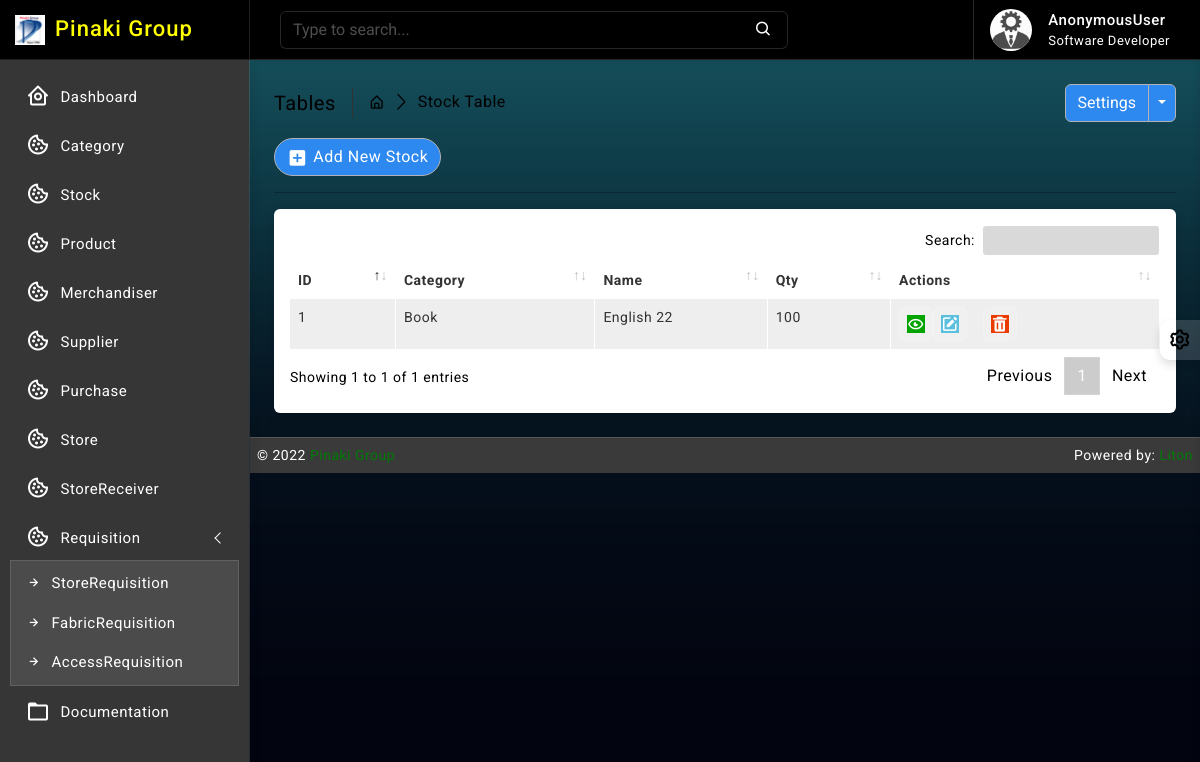
Page /stock/ on the earlier database version.
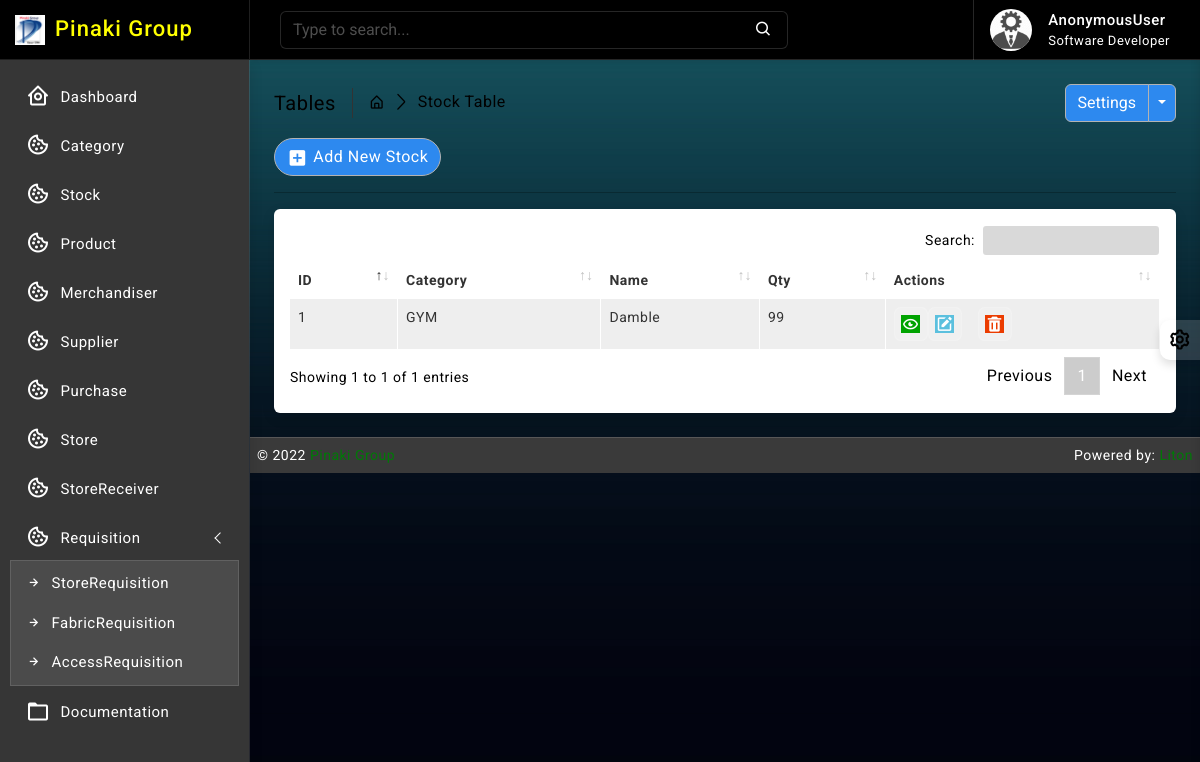
Same page on the later database version.
### stock/models.py (models this page shows, shortened)
class Stock(models.Model):
    id = models.AutoField(primary_key=True)
    category = models.ForeignKey(Category, on_delete=models.CASCADE, blank=False)
    name = models.CharField(max_length=30, unique=True)
    quantity = models.IntegerField(default=1)
    is_deleted = models.BooleanField(default=False)

### category/models.py (models this page shows)
class Category(models.Model):
    name = models.CharField(max_length=64, null=True, unique=True, blank=True)
    created_at = models.DateTimeField(auto_now_add=True, auto_now=False)
    updated_at = models.DateTimeField(auto_now_add=False, auto_now=True)
    def __str__(self):
        return self.name

### stock/views.py (the view)
# urls.py: path('', views.StockListView.as_view(), name='stock_read'),
class StockListView(ListView):
    model = Stock
    template_name = 'stock/read.html'
    context_object_name = 'stocks'
    paginate_by = 10

### templates/stock/read.html (shortened to what this page needs)
{% extends 'base/base.html' %}
{% block body %}
{% load static %}
		<div class="page-wrapper">
			<div class="page-content">
				<div class="page-breadcrumb d-none d-sm-flex align-items-center mb-3">
					<div class="breadcrumb-title pe-3">Tables</div>
					<div class="ps-3">
						<nav aria-label="breadcrumb">
							<ol class="breadcrumb mb-0 p-0">
								<li class="breadcrumb-item"><a href="#"><i class="bx bx-home-alt"></i></a>
								</li>
								<li class="breadcrumb-item active" aria-current="page">Stock Table</li>
							</ol>
						</nav>
					</div>
					<div class="ms-auto">
						<div class="btn-group">
							<button type="button" class="btn btn-light">Settings</button>
							<button type="button" class="btn btn-light dropdown-toggle dropdown-toggle-split" data-bs-toggle="dropdown">	<span class="visually-hidden">Toggle Dropdown</span>
							</button>
						</div>
					</div>
				</div>
                <div class="ms-auto"><a href="/stock/new/" class="btn btn-light radius-30 mt-2 mt-lg-0"><i class="bx bxs-plus-square"></i>Add New Stock</a></div>
				<hr/>
				<div class="card">
					<div class="card-body">
						<div class="table-responsive">
							<table id="example2" class="table table-striped table-bordered">
								<thead>
									<tr>
										<th>ID</th>
										<th>Category</th>
										<th>Name</th>
                                        <th>Qty</th>
										<th>Actions</th>
									</tr>
								</thead>
								<tbody>
									{% for data in stocks %}
									<tr>
									   <td>{{ data.id }}</td>
									   <td>{{ data.category }}</td>
									   <td>{{ data.name }}</td>
                                       <td>{{ data.quantity }}</td>
									   <td class="center">
										<div class="d-flex order-actions">
											<a class="" href="#">
												<i class="fadeIn animated bx bx-show-alt"></i>
											</a>
											<a class="" href="{% url 'stock_update' data.id %}">
												<i class='bx bxs-edit'></i>
											</a>
											<a class="ms-3" href="{% url 'stock_delete' data.id %}" onclick="return confirm('Are you sure?');">
												<i class='bx bxs-trash'></i>
											</a>
										</div>
									   </td>
									</tr>
								 {% endfor %}
								</tbody>
							</table>
						</div>
					</div>
				</div>
			</div>
		</div>
{% endblock body %}

Differences in the rows shown:
changed Stock id 1: category "Book" → "GYM"; name "English 22" → "Damble"; quantity "100" → "99"
